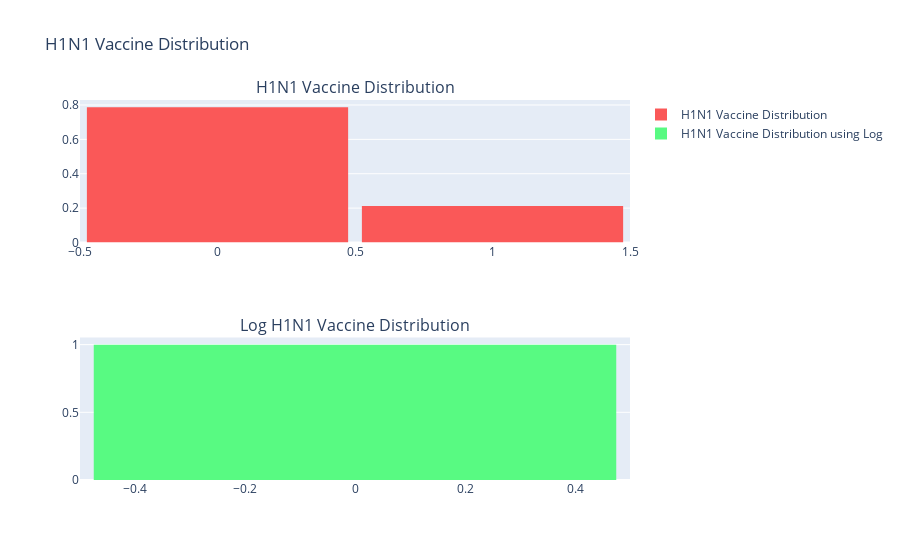

The code cell stored with this chart in its notebook:
### Code cell
import plotly.graph_objs as go
from plotly import tools
from plotly.subplots import make_subplots
import plotly.figure_factory as ff
from plotly.offline import download_plotlyjs, init_notebook_mode, plot, iplot


# Determine the distribution of charge
h1n1_dist = df["h1n1_vaccine"].values
logcharge = np.log(df["h1n1_vaccine"])



trace0 = go.Histogram(
    x=h1n1_dist,
    histnorm='probability',
    name="H1N1 Vaccine Distribution",
    marker = dict(
        color = '#FA5858',
    )
)
trace1 = go.Histogram(
    x=logcharge,
    histnorm='probability',
    name="H1N1 Vaccine Distribution using Log",
    marker = dict(
        color = '#58FA82',
    )
)

fig = tools.make_subplots(rows=2, cols=1,
                          subplot_titles=('H1N1 Vaccine Distribution','Log H1N1 Vaccine Distribution'),
                         print_grid=False)



fig.append_trace(trace0, 1, 1)
fig.append_trace(trace1, 2, 1)


fig['layout'].update(showlegend=True, title='H1N1 Vaccine Distribution', bargap=0.05)
iplot(fig, filename='custom-sized-subplot-with-subplot-titles')

### Figure 1 — Plotly figure (JSON) as saved in the notebook; plotly's stock layout.template omitted (floating-point values rounded to 4 significant figures; data arrays with more than 128 entries replaced by an {"elided": "..."} marker saying what was removed)
{"data": [{"histnorm": "probability", "marker": {"color": "#FA5858"}, "name": "H1N1 Vaccine Distribution", "type": "histogram", "x": {"elided": "26707 int values"}, "xaxis": "x", "yaxis": "y"}, {"histnorm": "probability", "marker": {"color": "#58FA82"}, "name": "H1N1 Vaccine Distribution using Log", "type": "histogram", "x": {"elided": "26707 int values"}, "xaxis": "x2", "yaxis": "y2"}], "layout": {"annotations": [{"font": {"size": 16}, "showarrow": false, "text": "H1N1 Vaccine Distribution", "x": 0.5, "xanchor": "center", "xref": "paper", "y": 1, "yanchor": "bottom", "yref": "paper"}, {"font": {"size": 16}, "showarrow": false, "text": "Log H1N1 Vaccine Distribution", "x": 0.5, "xanchor": "center", "xref": "paper", "y": 0.375, "yanchor": "bottom", "yref": "paper"}], "bargap": 0.05, "showlegend": true, "title": {"text": "H1N1 Vaccine Distribution"}, "xaxis": {"anchor": "y", "domain": [0, 1]}, "xaxis2": {"anchor": "y2", "domain": [0, 1]}, "yaxis": {"anchor": "x", "domain": [0.625, 1]}, "yaxis2": {"anchor": "x2", "domain": [0, 0.375]}}}
